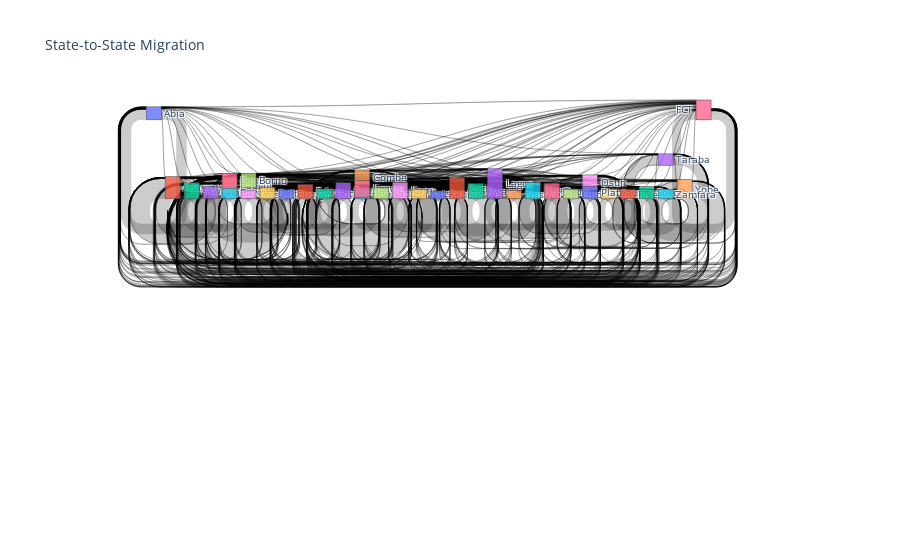

Notebook cell for this chart:
### Markdown cell above
#### 14. Sankey Diagram with Plotly

### Code cell
import plotly.graph_objects as go

# Aggregate flows (from PrevPlaceName to CurrentPlaceName)
flow = combined_filtered_df.groupby(
    ["PrevPlaceName", "CurrentPlaceName"]
).size().reset_index(name="count")

# Create mapping from state names to indices
state_list = list(state_mapping.values())
state_index = {state: i for i, state in enumerate(state_list)}

# Build Sankey
fig = go.Figure(data=[go.Sankey(
    node=dict(label=state_list, pad=15, thickness=15),
    link=dict(
        source=flow["PrevPlaceName"].map(state_index),
        target=flow["CurrentPlaceName"].map(state_index),
        value=flow["count"]
    )
)])
fig.update_layout(title_text="State-to-State Migration", font_size=10)
fig.show()

### Figure 1 — Plotly figure (JSON) as saved in the notebook; plotly's stock layout.template omitted (floating-point values rounded to 4 significant figures; data arrays with more than 128 entries replaced by an {"elided": "..."} marker saying what was removed)
{"data": [{"link": {"source": {"elided": "815 int values"}, "target": {"elided": "815 int values"}, "value": {"elided": "815 int values"}}, "node": {"label": ["Abia", "Adamawa", "Akwa Ibom", "Anambra", "Bauchi", "Bayelsa", "Benue", "Borno", "Cross River", "Delta", "Ebonyi", "Edo", "Ekiti", "Enugu", "Gombe", "Imo", "Jigawa", "Kaduna", "Kano", "Katsina", "Kebbi", "Kogi", "Kwara", "Lagos", "Nasarawa", "Niger", "Ogun", "Ondo", "Osun", "Oyo", "Plateau", "Rivers", "Sokoto", "Taraba", "Yobe", "Zamfara", "FCT"], "pad": 15, "thickness": 15}, "type": "sankey"}], "layout": {"font": {"size": 10}, "title": {"text": "State-to-State Migration"}}}
